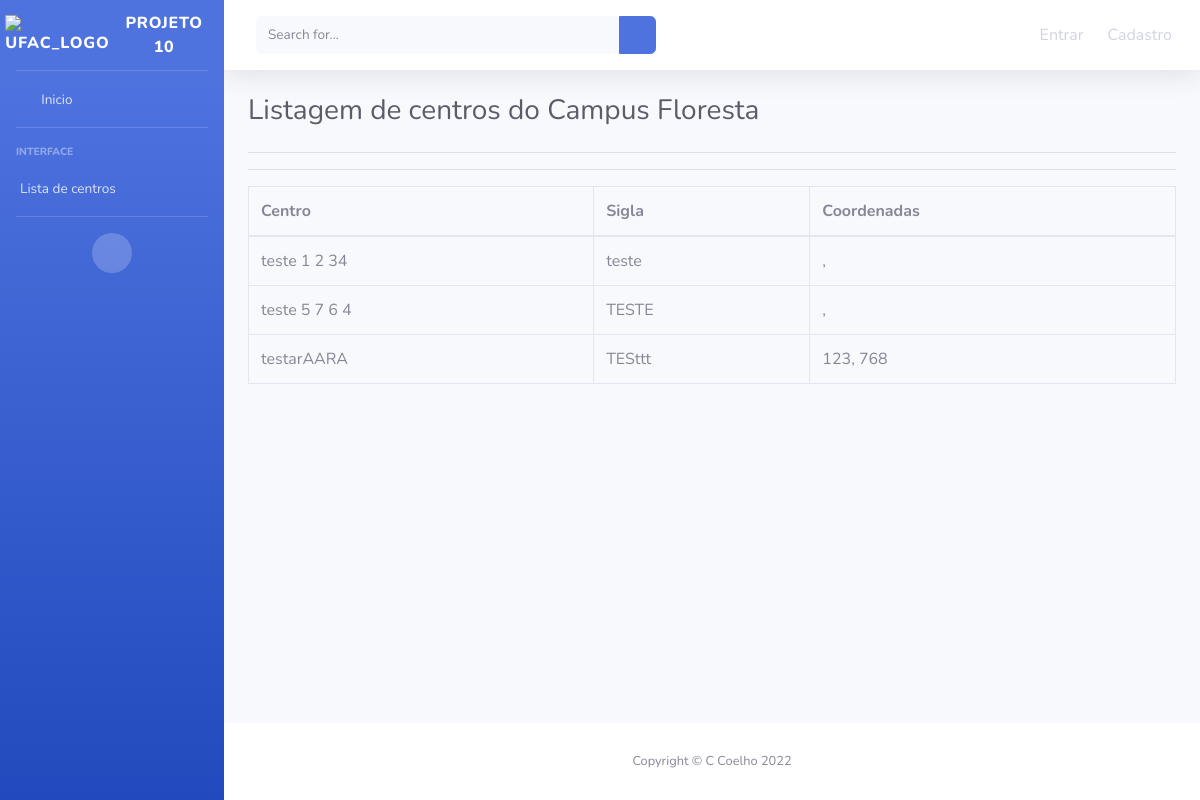
Screenshot of /listagem_fl/ with the database file from the repository.
### cadastro_centros/models.py (models this page shows, shortened)
class Centros_Floresta(models.Model):
    nome_centro_fl = models.CharField('Digite o nome o centro', max_length=100)
    sigla_centro_fl  = models.CharField('Digite a sigla do centro', max_length=15)
    latitude_fl = models.CharField('Digite a latitude', max_length=25, default='')
    longitude_fl = models.CharField('Digite a longitude', max_length=25, default='')

### cadastro_centros/views.py (the view)
# urls.py: path('listagem_fl/', CentrosListagemFl.as_view(), name='listagem_fl'),
class CentrosListagemFl(ListView):
    model = Centros_Floresta
    template_name = 'cadastro_centros/listar_cadastro_floresta.html'

### templates/cadastro_centros/listar_cadastro_floresta.html (shortened to what this page needs)
{% extends 'base.html' %}
{% load static %}
        {% load crispy_forms_tags %}
        {% block conteudo %}
            <h1 class="h3 mb-4 text-gray-800">Listagem de centros do Campus Floresta</h1>
            <hr>
                <hr>
                <table class="table table-bordered" id="dataListagens" width="100%" cellspacing="0">                    <thead >
                        <tr>
                            <th>Centro</th>
                            <th>Sigla</th>
                            <th>Coordenadas</th>
                        </tr>
                    </thead>
                    <tbody>
                        {% for item in object_list %}
                        <tr>
                            <td scope="row">{{ item.nome_centro_fl}}</td>
                            <td>{{item.sigla_centro_fl}}</td>
                            <td>{{item.latitude_fl}}, {{item.longitude_fl}}</td>
                        </tr>
                        {% empty %}
                            nada foi registrado
                        {% endfor %}
                    </tbody>
                </table>
        {% endblock %}

### rows the page displays
Centros_Floresta: nome_centro_fl "teste 1 2 34", sigla_centro_fl "teste"
Centros_Floresta: nome_centro_fl "teste 5 7 6 4", sigla_centro_fl "TESTE"
Centros_Floresta: nome_centro_fl "testarAARA", sigla_centro_fl "TESttt", latitude_fl "123", longitude_fl "768"
